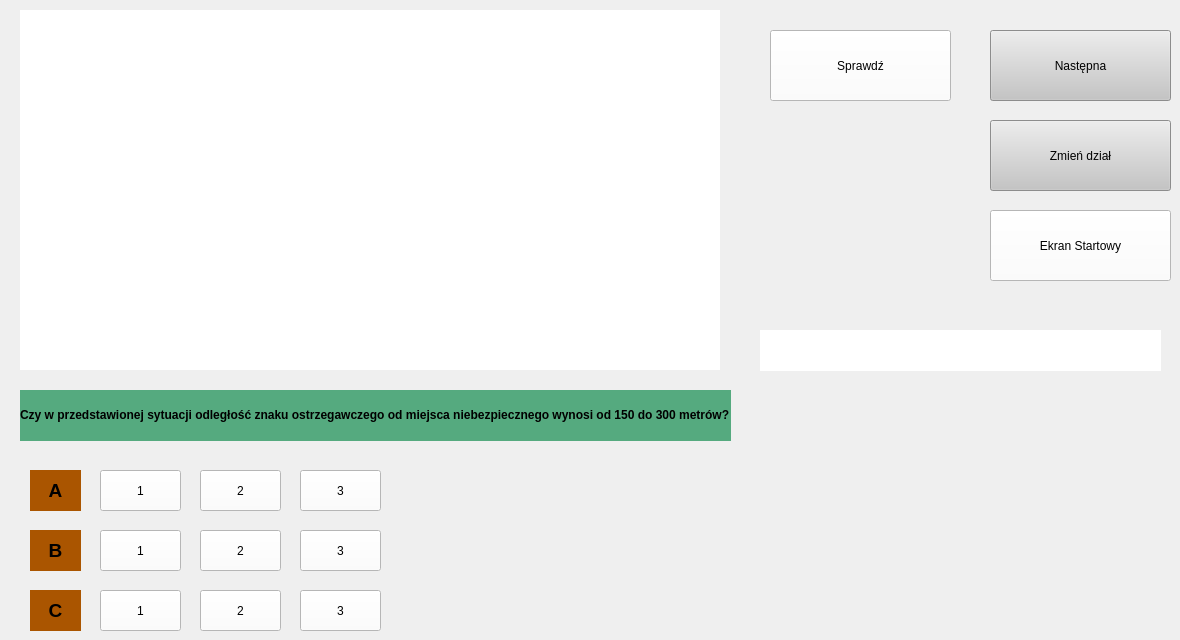
    <widget class="QWidget" name="skrzyzowania">
     <widget class="QLabel" name="znak_5">
      <property name="geometry">
       <rect>
        <x>20</x>
        <y>10</y>
        <width>700</width>
        <height>360</height>
       </rect>
      </property>
      <property name="styleSheet">
       <string notr="true">background-color: rgb(255, 255, 255);</string>
      </property>
      <property name="text">
       <string/>
      </property>
     </widget>
     <widget class="QLabel" name="label_21">
      <property name="geometry">
       <rect>
        <x>20</x>
        <y>390</y>
        <width>711</width>
        <height>51</height>
       </rect>
      </property>
      <property name="styleSheet">
       <string notr="true">background-color: rgb(85, 170, 127);</string>
      </property>
      <property name="text">
       <string>&lt;html&gt;&lt;head/&gt;&lt;body&gt;&lt;p&gt;&lt;span style=&quot; font-weight:600;&quot;&gt;Czy w przedstawionej sytuacji odległość znaku ostrzegawczego od miejsca niebezpiecznego wynosi od 150 do 300 metrów?&lt;/span&gt;&lt;/p&gt;&lt;/body&gt;&lt;/html&gt;</string>
      </property>
     </widget>
     <widget class="QPushButton" name="pushButton_27">
      <property name="geometry">
       <rect>
        <x>990</x>
        <y>210</y>
        <width>181</width>
        <height>71</height>
       </rect>
      </property>
      <property name="styleSheet">
       <string notr="true">background-color: rgb(255, 255, 255);</string>
      </property>
      <property name="text">
       <string>Ekran Startowy</string>
      </property>
     </widget>
     <widget class="QPushButton" name="pushButton_28">
      <property name="geometry">
       <rect>
        <x>990</x>
        <y>120</y>
        <width>181</width>
        <height>71</height>
       </rect>
      </property>
      <property name="styleSheet">
       <string notr="true">background-color: rgb(197, 197, 197);</string>
      </property>
      <property name="text">
       <string>Zmień dział</string>
      </property>
     </widget>
     <widget class="QPushButton" name="pushButton_29">
      <property name="geometry">
       <rect>
        <x>770</x>
        <y>30</y>
        <width>181</width>
        <height>71</height>
       </rect>
      </property>
      <property name="styleSheet">
       <string notr="true">background-color: rgb(255, 255, 255);</string>
      </property>
      <property name="text">
       <string>Sprawdź</string>
      </property>
     </widget>
     <widget class="QLabel" name="sprawdzone_6">
      <property name="geometry">
       <rect>
        <x>760</x>
        <y>330</y>
        <width>401</width>
        <height>41</height>
       </rect>
      </property>
      <property name="styleSheet">
       <string notr="true">background-color: rgb(255, 255, 255);</string>
      </property>
      <property name="text">
       <string/>
      </property>
     </widget>
     <widget class="QPushButton" name="pushButton_30">
      <property name="geometry">
       <rect>
        <x>990</x>
        <y>30</y>
        <width>181</width>
        <height>71</height>
       </rect>
      </property>
      <property name="styleSheet">
       <string notr="true">background-color: rgb(197, 197, 197);</string>
      </property>
      <property name="text">
       <string>Następna</string>
      </property>
     </widget>
     <widget class="QLabel" name="label_22">
      <property name="geometry">
       <rect>
        <x>30</x>
        <y>470</y>
        <width>51</width>
        <height>41</height>
       </rect>
      </property>
      <property name="styleSheet">
       <string notr="true">background-color: rgb(170, 85, 0);</string>
      </property>
      <property name="text">
       <string>&lt;html&gt;&lt;head/&gt;&lt;body&gt;&lt;p align=&quot;center&quot;&gt;&lt;span style=&quot; font-size:14pt; font-weight:600;&quot;&gt;A&lt;/span&gt;&lt;/p&gt;&lt;/body&gt;&lt;/html&gt;</string>
      </property>
     </widget>
     <widget class="QPushButton" name="skrzyzowania_A1">
      <property name="geometry">
       <rect>
        <x>100</x>
        <y>470</y>
        <width>81</width>
        <height>41</height>
       </rect>
      </property>
      <property name="styleSheet">
       <string notr="true">background-color: rgb(255, 255, 255);</string>
      </property>
      <property name="text">
       <string>1</string>
      </property>
     </widget>
     <widget class="QLabel" name="label_23">
      <property name="geometry">
       <rect>
        <x>30</x>
        <y>530</y>
        <width>51</width>
        <height>41</height>
       </rect>
      </property>
      <property name="styleSheet">
       <string notr="true">background-color: rgb(170, 85, 0);</string>
      </property>
      <property name="text">
       <string>&lt;html&gt;&lt;head/&gt;&lt;body&gt;&lt;p align=&quot;center&quot;&gt;&lt;span style=&quot; font-size:14pt; font-weight:600;&quot;&gt;B&lt;/span&gt;&lt;/p&gt;&lt;/body&gt;&lt;/html&gt;</string>
      </property>
     </widget>
     <widget class="QLabel" name="label_24">
      <property name="geometry">
       <rect>
        <x>30</x>
        <y>590</y>
        <width>51</width>
        <height>41</height>
       </rect>
      </property>
      <property name="styleSheet">
       <string notr="true">background-color: rgb(170, 85, 0);</string>
      </property>
      <property name="text">
       <string>&lt;html&gt;&lt;head/&gt;&lt;body&gt;&lt;p align=&quot;center&quot;&gt;&lt;span style=&quot; font-size:14pt; font-weight:600;&quot;&gt;C&lt;/span&gt;&lt;/p&gt;&lt;/body&gt;&lt;/html&gt;</string>
      </property>
     </widget>
     <widget class="QPushButton" name="Skrzyzowania_A2">
      <property name="geometry">
       <rect>
        <x>200</x>
        <y>470</y>
        <width>81</width>
        <height>41</height>
       </rect>
      </property>
      <property name="styleSheet">
       <string notr="true">background-color: rgb(255, 255, 255);</string>
      </property>
      <property name="text">
       <string>2</string>
      </property>
     </widget>
     <widget class="QPushButton" name="Skrzyzowania_A3">
      <property name="geometry">
       <rect>
        <x>300</x>
        <y>470</y>
        <width>81</width>
        <height>41</height>
       </rect>
      </property>
      <property name="styleSheet">
       <string notr="true">background-color: rgb(255, 255, 255);</string>
      </property>
      <property name="text">
       <string>3</string>
      </property>
     </widget>
     <widget class="QPushButton" name="Skrzyzowania_B1">
      <property name="geometry">
       <rect>
        <x>100</x>
        <y>530</y>
        <width>81</width>
        <height>41</height>
       </rect>
      </property>
      <property name="styleSheet">
       <string notr="true">background-color: rgb(255, 255, 255);</string>
      </property>
      <property name="text">
       <string>1</string>
      </property>
     </widget>
     <widget class="QPushButton" name="Skrzyzowania_B2">
      <property name="geometry">
       <rect>
        <x>200</x>
        <y>530</y>
        <width>81</width>
        <height>41</height>
       </rect>
      </property>
      <property name="styleSheet">
       <string notr="true">background-color: rgb(255, 255, 255);</string>
      </property>
      <property name="text">
       <string>2</string>
      </property>
     </widget>
     <widget class="QPushButton" name="Skrzyzowania_B3">
      <property name="geometry">
       <rect>
        <x>300</x>
        <y>530</y>
        <width>81</width>
        <height>41</height>
       </rect>
      </property>
      <property name="styleSheet">
       <string notr="true">background-color: rgb(255, 255, 255);</string>
      </property>
      <property name="text">
       <string>3</string>
      </property>
     </widget>
     <widget class="QPushButton" name="Skrzyzowania_C1">
      <property name="geometry">
       <rect>
        <x>100</x>
        <y>590</y>
        <width>81</width>
        <height>41</height>
       </rect>
      </property>
      <property name="styleSheet">
       <string notr="true">background-color: rgb(255, 255, 255);</string>
      </property>
      <property name="text">
       <string>1</string>
      </property>
     </widget>
     <widget class="QPushButton" name="Skrzyzowania_C2">
      <property name="geometry">
       <rect>
        <x>200</x>
        <y>590</y>
        <width>81</width>
        <height>41</height>
       </rect>
      </property>
      <property name="styleSheet">
       <string notr="true">background-color: rgb(255, 255, 255);</string>
      </property>
      <property name="text">
       <string>2</string>
      </property>
     </widget>
     <widget class="QPushButton" name="Skrzyzowania_C3">
      <property name="geometry">
       <rect>
        <x>300</x>
        <y>590</y>
        <width>81</width>
        <height>41</height>
       </rect>
      </property>
      <property name="styleSheet">
       <string notr="true">background-color: rgb(255, 255, 255);</string>
      </property>
      <property name="text">
       <string>3</string>
      </property>
     </widget>
    </widget>
